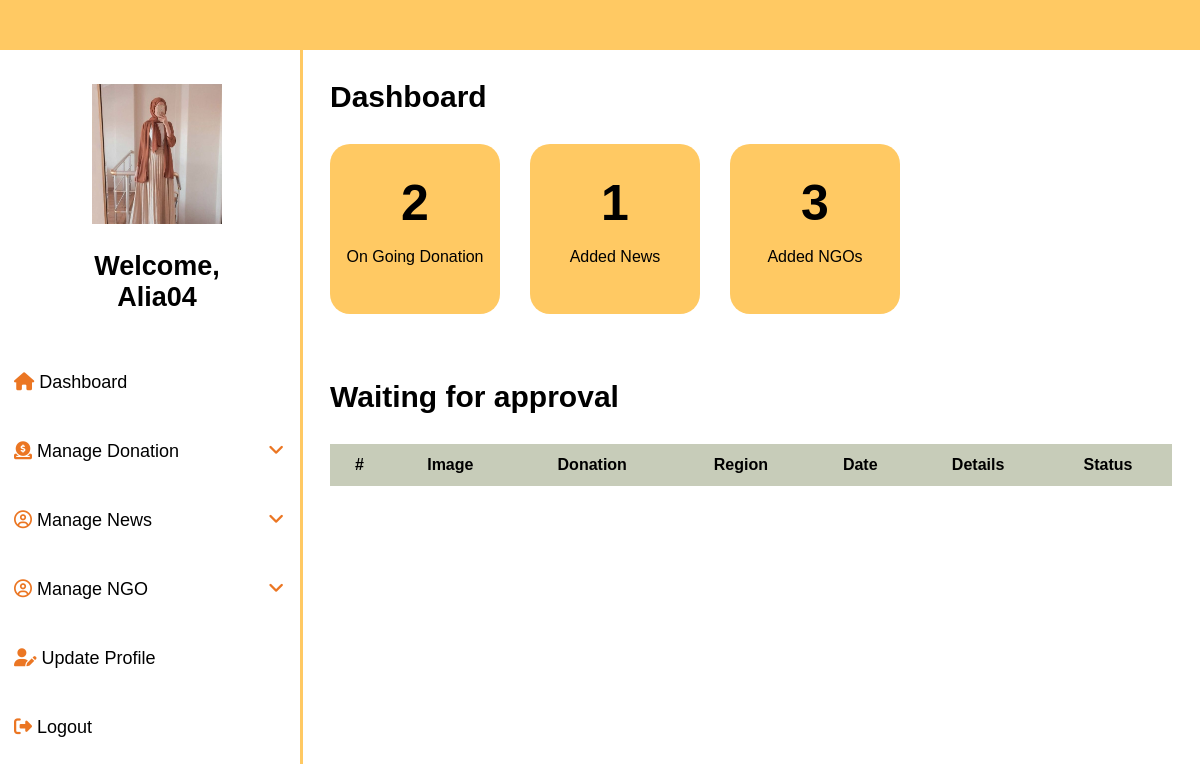
/staff/staff_dashboard.php (signed in), run on the app's committed database.
### tables this page shows
CREATE TABLE `users` (
  `user_id` int(50) NOT NULL,
  `username` varchar(50) NOT NULL,
  `user_fname` varchar(50) NOT NULL,
  `user_email` varchar(50) NOT NULL,
  `password` varchar(20) NOT NULL,
  `role` varchar(15) NOT NULL,
  `phone` varchar(12) NOT NULL,
  `image` longblob NOT NULL,
  `date_joined` timestamp NOT NULL DEFAULT CURRENT_TIMESTAMP ON UPDATE CURRENT_TIMESTAMP,
  `region` varchar(30) NOT NULL
);

### staff/staff_dashboard.php (the view, shortened to what this page needs)
<?php
include("../includes/dbconnection.php");
?>
<!DOCTYPE html>
<html>
	<head>
		<link rel="stylesheet"href="../css/style2.css"type="text/css">
	</head>
	<body>
		<header>
		</header>
		<nav>
			<?php
		        $sql="SELECT * FROM users WHERE user_id='".$_SESSION['user_id']."'";
		        $result = mysqli_query($conn,$sql);
		        if ($result == TRUE) {
		            while($row = mysqli_fetch_array($result)) {
            ?>
			<li>
				<center>
					<br><br>
					<?php
						$img=$row['image'];
						if (empty($img)) {
							$img="../images/placeholder.jpg";
						}
						else
							$img="../images/$img";
					?>
					<img src="<?php echo $img; ?>" width="130" height="140" alt="">
					<h2>Welcome, <br><?php echo $_SESSION["username"]; ?></h2>
				</center>
			</li>
			<li><a href="staff_dashboard.php"><i class="fas fa-home"></i>  Dashboard</a></li>
			<li><button class="dropdown-btn"><i class="fas fa-donate"></i>  Manage Donation<i class="fas fa-angle-down"></i></button>
			</li>
			<li><button class="dropdown-btn"><i class="far fa-user-circle"></i>  Manage News<i class="fas fa-angle-down"></i></button>
			</li>
			<li><button class="dropdown-btn"><i class="far fa-user-circle"></i>  Manage NGO<i class="fas fa-angle-down"></i></button>
			</li>
			<li><a href="staff_profile.php"><i class="fas fa-user-edit"></i> Update Profile</a></li>
			<li><a href="../includes/logout.php"><i class="fas fa-sign-out-alt"></i>  Logout</a></li><br><br>
		</nav>
		<section>
			<article>
				<h1>Dashboard</h1>
				<div class="row">
					<div class="column">
						<div class="container">
							<center>
								<div>
								<?php
								 $query="SELECT donation_id FROM donation WHERE user_id='".$_SESSION['user_id']."'";
								 $query_run=mysqli_query($conn,$query);
								 $row=mysqli_num_rows($query_run);
								 echo"<h1>" .$row. "</h1>";
								?>
								</div>
								<p>On Going Donation</p>
							</center>
						</div>
					</div>
					<div class="column">
						<div class="container">
							<center>
								<div>
								<?php
								 $query="SELECT news_id FROM news WHERE user_id='".$_SESSION['user_id']."'";
								 $query_run=mysqli_query($conn,$query);
								 $row=mysqli_num_rows($query_run);
								 echo"<h1>" .$row. "</h1>";
								?>
								</div>
								<p>Added News</p>
							</center>
						</div>
					</div>
					<div class="column">
						<div class="container">
							<center>
								<div>
								<?php
								 $query="SELECT ngo_id FROM ngo WHERE user_id='".$_SESSION['user_id']."'";
								 $query_run=mysqli_query($conn,$query);
								 $row=mysqli_num_rows($query_run);
								 echo"<h1>" .$row. "</h1>";
								?>
								</div>
								<p>Added NGOs</p>
							</center>
						</div>
					</div>
				</div>
				<br><br>
				<h1>Waiting for approval</h1>
				<table class="needapp">
					<tr>
						<th>#</th>
						<th>Image</th>
						<th>Donation</th>
						<th>Region</th>
						<th>Date</th>
						<th>Details</th>
						<th>Status</th>
					</tr>
					<?php
			        $sql="SELECT * FROM donation WHERE user_id='".$_SESSION['user_id']."' AND donation_status='Not approve yet'";
			        $result = mysqli_query($conn,$sql);
	            	?>
				</table>
			</article>
		</section>
		<?php
			}}
			else
			{
				echo "0 result";
			}
		?>
	</body>
</html>

### css/style2.css (style rules this page uses)
html { font-family: arial; }
body { margin: 0; }
header { background-color: #ffc963; height: 50px; position: relative; width: 100%; z-index: 2; }
article { margin-left: 310px; padding: 0px 20px; }
h1 { font-size: 30px; }
nav { height: 100%; width: 300px; position: fixed; z-index: 1; top: 0; left: 0; background-color: white; overflow-x: hidden; padding-top: 30px; border-right: 3px solid; border-color: #ffc963; }
nav li, nav a, .dropdown-btn { padding: 12px 15px 12px 7px; text-decoration: none; font-size: 18px; color: black; display: block; border: none; background: none; width: 100%; text-align: left; outline: none; font-family: arial; }
nav a , .dropdown-btn { cursor: pointer; }
.fa-angle-down { float: right; padding-right: 8px; color: #eb7623; }
.fa-home, .fa-user-circle, .fa-donate, .fa-sign-out-alt, .fa-edit, .fa-user-edit, .fa-comments { color: #eb7623; }
.container { height: 170px; width: 170px; border-radius: 20px; background-color: #ffc963; }
.container h1 { margin: 0; padding-top: 30px; font-size: 50px; }
.column { float: left; width: 200px; }
.row:after { content: ""; display: table; clear: both; }
.needapp { border-collapse: collapse; width: 99%; }
.needapp td, .needapp th { padding : 13px; text-align: center; }
.needapp tr:nth-child(odd) { background-color: #f2f2f2; }
.needapp th { padding-top: 12px; padding-bottom: 12px; text-align: center; background-color: #c7ccb9; }

### data on the page
users: image (picture), row "2", row "1", row "3"
